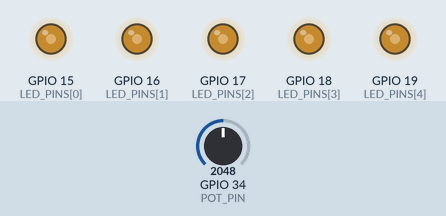
Recording of a sketch running on a simulated ESP32. Shown: output pins drawn as LEDs (lit = HIGH). Inputs (shaded band) come from the test bench; at power-on: GPIO 34 (POT_PIN) = 2048 (analog values on the 0–4095 scale).

Above: at 1.2 s.
1.3 s: GPIO 34 (POT_PIN) set to 2866
At 2.0 s:
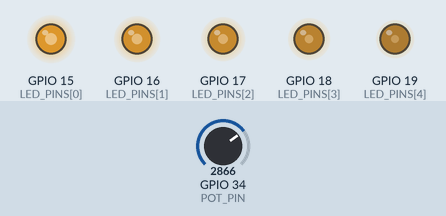
2.8 s: GPIO 34 (POT_PIN) set to 3603
At 3.1 s:
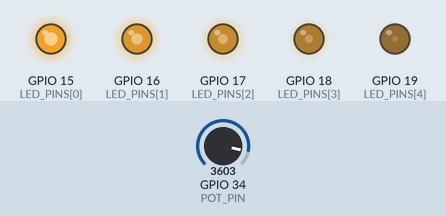
4.3 s: GPIO 34 (POT_PIN) set to 4095
At 5.4 s:
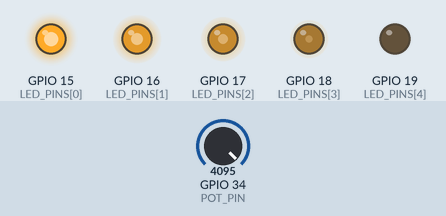
5.8 s: GPIO 34 (POT_PIN) set to 1228
At 6.6 s:
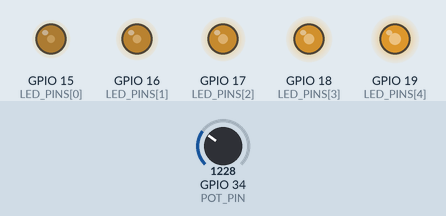
7.3 s: GPIO 34 (POT_PIN) set to 491
At 7.7 s:
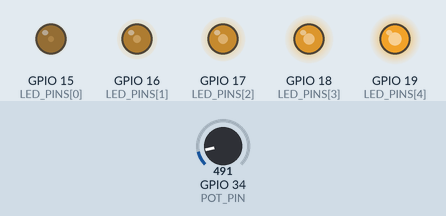
Timing chart, 0 to 9.8 s (numbered marks = the images above; inputs shaded):
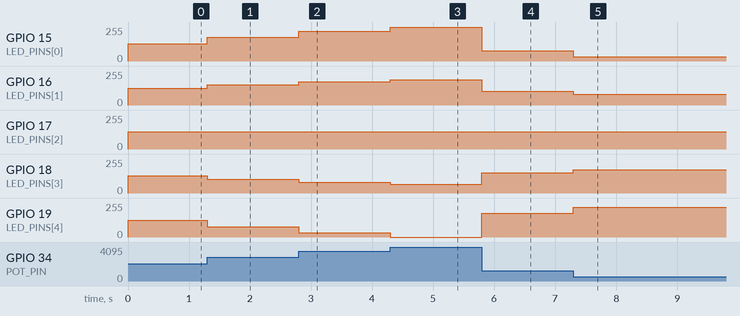

Measured:
- after the input at 1.3 s, GPIO 15 (LED_PINS[0]): 128/255 → 178/255 at once; GPIO 16 (LED_PINS[1]): 127/255 → 153/255 at once; GPIO 18 (LED_PINS[3]): 128/255 → 102/255 at once; GPIO 19 (LED_PINS[4]): 127/255 → 77/255 at once
- after the input at 2.8 s, GPIO 15 (LED_PINS[0]): 178/255 → 224/255 at once; GPIO 16 (LED_PINS[1]): 153/255 → 176/255 at once; GPIO 18 (LED_PINS[3]): 102/255 → 79/255 at once; GPIO 19 (LED_PINS[4]): 77/255 → 31/255 at once
- after the input at 4.3 s, GPIO 15 (LED_PINS[0]): 224/255 → 255/255 at once; GPIO 16 (LED_PINS[1]): 176/255 → 191/255 at once; GPIO 18 (LED_PINS[3]): 79/255 → 64/255 at once; GPIO 19 (LED_PINS[4]): 31/255 → 0/255 at once
- after the input at 5.8 s, GPIO 15 (LED_PINS[0]): 255/255 → 76/255 at once; GPIO 16 (LED_PINS[1]): 191/255 → 102/255 at once; GPIO 18 (LED_PINS[3]): 64/255 → 153/255 at once; GPIO 19 (LED_PINS[4]): 0/255 → 178/255 at once
- after the input at 7.3 s, GPIO 15 (LED_PINS[0]): 76/255 → 31/255 at once; GPIO 16 (LED_PINS[1]): 102/255 → 79/255 at once; GPIO 18 (LED_PINS[3]): 153/255 → 176/255 at once; GPIO 19 (LED_PINS[4]): 178/255 → 224/255 at once

The sketch:

P4_Seesaw.ino
```cpp
#include <Arduino.h>

// ---------- Hardware ----------
#define POT_PIN        34                       // potentiometer wiper
#define LED_COUNT      5
const int LED_PINS[LED_COUNT] = {15, 16, 17, 18, 19};   // LED0 .. LED4, each through 150 ohm to GND

// ---------- PWM settings ----------
#define PWM_FREQ_HZ    1000
#define PWM_RES_BITS   12
#define DUTY_MAX       4095                     // 100 %

void setBrightness(int potValue) {
  int duty[LED_COUNT];
  duty[0] = potValue;                                   // 0 %  -> 100 %
  duty[1] = map(potValue, 0, 4095, 1024, 3071);         // 25 % -> 75 %
  duty[2] = 2048;                                       // stays at 50 % (the pivot)
  duty[3] = map(potValue, 0, 4095, 3071, 1024);         // 75 % -> 25 %
  duty[4] = DUTY_MAX - potValue;                        // 100 % -> 0 %

  for (int i = 0; i < LED_COUNT; i++) {
    ledcWrite(LED_PINS[i], duty[i]);
  }
  delay(1);
}

void setup() {
  analogReadResolution(12);
  for (int i = 0; i < LED_COUNT; i++) {
    ledcAttach(LED_PINS[i], PWM_FREQ_HZ, PWM_RES_BITS);
    ledcWrite(LED_PINS[i], 0);
  }
}

void loop() {
  int potValue = analogRead(POT_PIN);                   // 0..4095
  setBrightness(potValue);
}
```
